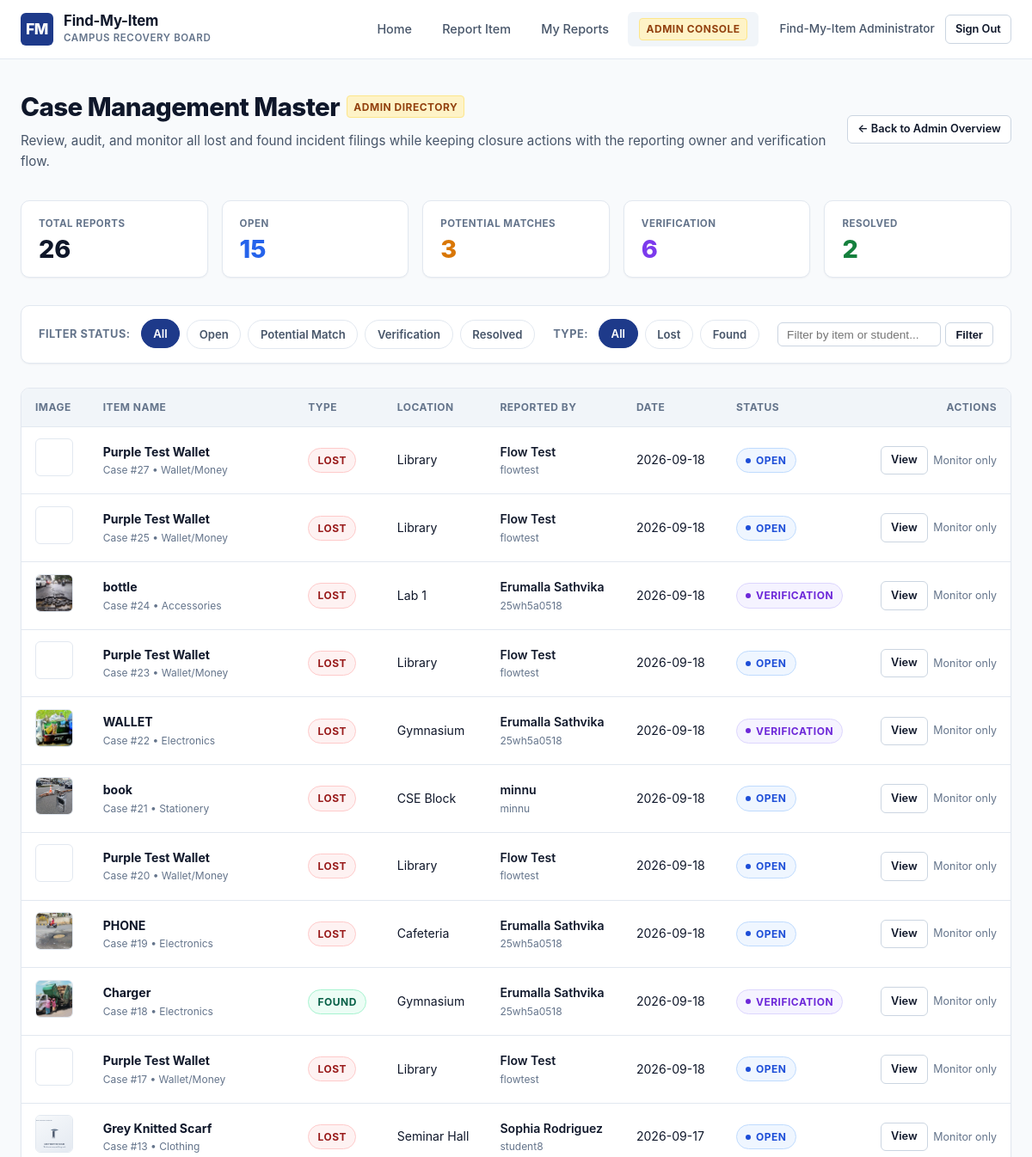
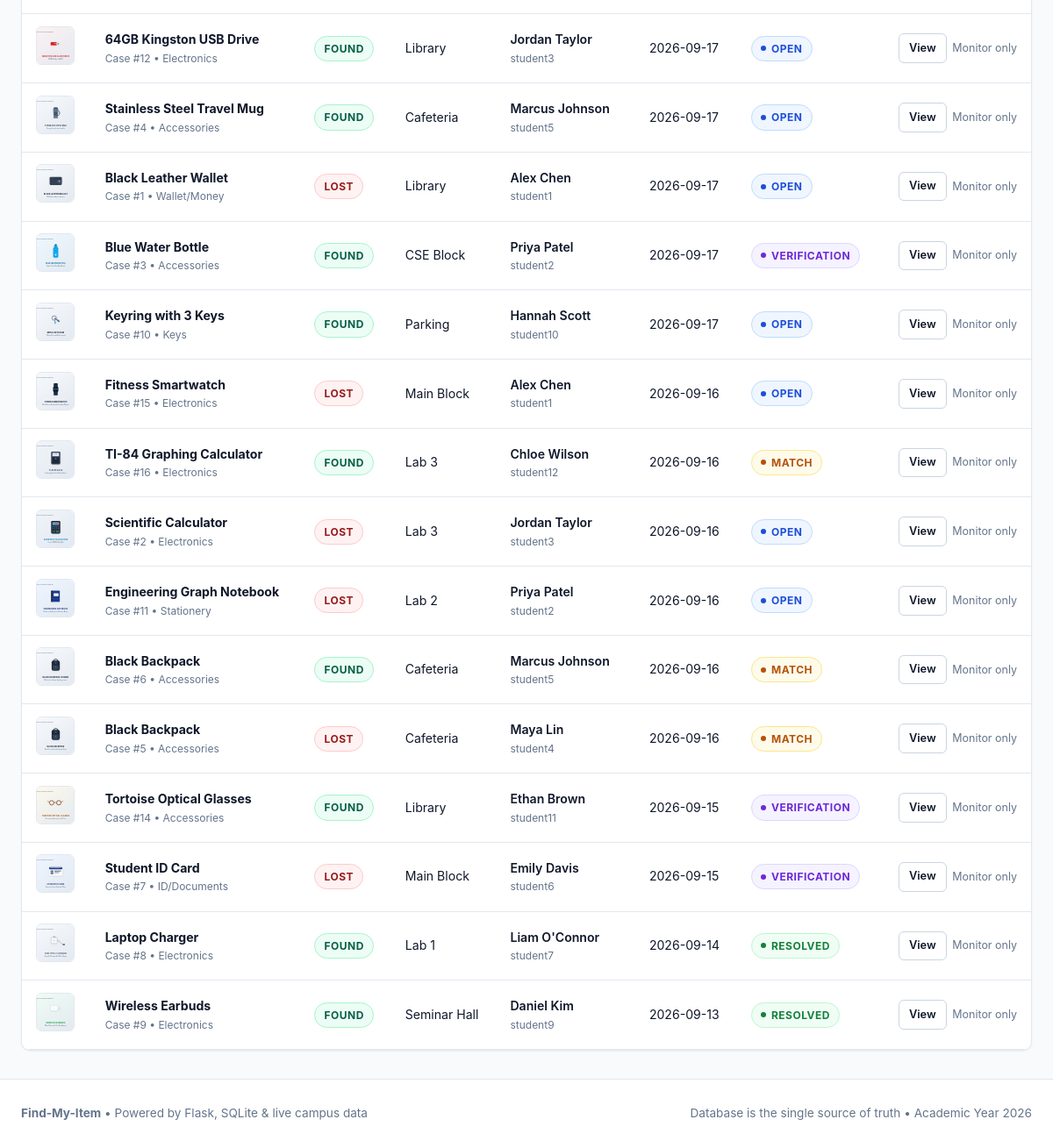
The page /admin/cases (signed in) on the database its author committed (2 pictures, top to bottom).
### tables this page shows
CREATE TABLE users (
    id INTEGER PRIMARY KEY AUTOINCREMENT,
    username TEXT UNIQUE NOT NULL,
    password_hash TEXT NOT NULL,
    role TEXT NOT NULL CHECK (role IN ('student', 'admin')),
    name TEXT NOT NULL,
    email TEXT NOT NULL,
    created_at TIMESTAMP DEFAULT CURRENT_TIMESTAMP
);

CREATE TABLE items (
    id INTEGER PRIMARY KEY AUTOINCREMENT,
    item_name TEXT NOT NULL,
    description TEXT,
    type TEXT NOT NULL CHECK (type IN ('Lost', 'Found')),
    category TEXT NOT NULL,
    location TEXT NOT NULL,
    date TEXT NOT NULL,
    contact TEXT NOT NULL,
    image_path TEXT,
    status TEXT NOT NULL DEFAULT 'Open' CHECK (status IN ('Open', 'Potential Match', 'Verification', 'Resolved')),
    reported_by INTEGER NOT NULL,
    created_at TIMESTAMP DEFAULT CURRENT_TIMESTAMP,
    updated_at TIMESTAMP DEFAULT CURRENT_TIMESTAMP, resolution_path TEXT CHECK (resolution_path IN ('SELF_RECOVERY', 'FOUND_BY_OTHER')),
    FOREIGN KEY (reported_by) REFERENCES users(id) ON DELETE CASCADE
);

### app.py (the view)
@app.route('/admin/cases')
@admin_required
def admin_cases():
    db = get_db()
    status_filter = request.args.get('status', 'All')
    type_filter = request.args.get('type', 'All')
    query_str = request.args.get('q', '').strip()
    sql = """
        SELECT items.*, users.name as reporter_name, users.username as reporter_username
        FROM items
        JOIN users ON items.reported_by = users.id
        WHERE 1=1
    """
    params = []
    if query_str:
        sql += " AND (items.item_name LIKE ? OR items.location LIKE ? OR users.name LIKE ?)"
        like_term = f"%{query_str}%"
        params.extend([like_term, like_term, like_term])
    if status_filter in ['Open', 'Potential Match', 'Verification', 'Resolved']:
        sql += " AND items.status = ?"
        params.append(status_filter)
    if type_filter in ['Lost', 'Found']:
        sql += " AND items.type = ?"
        params.append(type_filter)
    sql += " ORDER BY items.created_at DESC"
    cases = db.execute(sql, params).fetchall()
    stats = {
        'total': db.execute("SELECT COUNT(*) FROM items").fetchone()[0],
        'open': db.execute("SELECT COUNT(*) FROM items WHERE status = 'Open'").fetchone()[0],
        'matches': db.execute("SELECT COUNT(*) FROM items WHERE status = 'Potential Match'").fetchone()[0],
        'verification': db.execute("SELECT COUNT(*) FROM items WHERE status = 'Verification'").fetchone()[0],
        'resolved': db.execute("SELECT COUNT(*) FROM items WHERE status = 'Resolved'").fetchone()[0],
    }
    return render_template(
        'admin_cases.html',
        cases=cases,
        stats=stats,
        status_filter=status_filter,
        type_filter=type_filter,
        query_str=query_str
    )

### app.py (called while the page is built)
@app.before_request
def _ensure_schema():
    global _db_migrated
    if not _db_migrated:
        ensure_migrations()
        _db_migrated = True

def is_verified_admin():
    user_id = session.get('user_id')
    if not user_id or session.get('email', '').lower() != ADMIN_EMAIL:
        return False
    user = get_db().execute(
        "SELECT role, email FROM users WHERE id = ?", (user_id,)
    ).fetchone()
    return bool(
        user
        and user['role'] == 'admin'
        and user['email'].lower() == ADMIN_EMAIL
    )

@app.context_processor
def inject_globals():
    return {
        'current_user': {
            'id': session.get('user_id'),
            'username': session.get('username'),
            'role': session.get('role'),
            'name': session.get('name'),
            'email': session.get('email')
        } if 'user_id' in session else None,
        'is_verified_admin': is_verified_admin(),
        'locations': CAMPUS_LOCATIONS,
        'categories': CAMPUS_CATEGORIES,
        'now_year': datetime.now().year,
        'now_date': datetime.now().strftime('%Y-%m-%d'),
        'product_name': 'Find-My-Item'
    }

def admin_required(f):
    @wraps(f)
    def decorated_function(*args, **kwargs):
        if 'user_id' not in session:
            flash('Admin authentication required.', 'warning')
            return redirect(url_for('login', next=request.url))
        if not is_verified_admin():
            flash('Access denied. Administrator privileges required.', 'danger')
            return redirect(url_for('index'))
        return f(*args, **kwargs)
    return decorated_function

### database.py (called while the page is built)
def ensure_instance_dir():
    os.makedirs(INSTANCE_DIR, exist_ok=True)
    uploads_dir = os.path.join(BASE_DIR, 'static', 'uploads')
    os.makedirs(uploads_dir, exist_ok=True)

def get_db():
    ensure_instance_dir()
    if 'db' not in g:
        g.db = sqlite3.connect(DATABASE_PATH)
        g.db.row_factory = sqlite3.Row
        g.db.execute("PRAGMA foreign_keys = ON")
    return g.db

### templates/admin_cases.html (shortened to what this page needs)
{% extends 'base.html' %}
{% block content %}
<div style="display: flex; justify-content: space-between; align-items: center; margin-bottom: 2rem;">
  <div>
    <div style="display: flex; align-items: center; gap: 0.5rem; margin-bottom: 0.25rem;">
      <h1 style="font-size: 1.85rem; font-weight: 800; color: var(--text-primary); letter-spacing: -0.02em;">
        Case Management Master
      </h1>
      <span class="nav-admin-badge">Admin Directory</span>
    </div>
    <p style="font-size: 0.95rem; color: var(--text-secondary);">
      Review, audit, and monitor all lost and found incident filings while keeping closure actions with the reporting owner and verification flow.
    </p>
  </div>
  <a href="{{ url_for('admin_dashboard') }}" class="btn btn-secondary btn-sm">
    &larr; Back to Admin Overview
  </a>
</div>
<section class="metrics-ribbon" style="margin-bottom: 2rem;">
  <div class="metric-card">
    <span class="metric-title">Total Reports</span>
    <span class="metric-value">{{ stats.total }}</span>
  </div>
  <div class="metric-card">
    <span class="metric-title">Open</span>
    <span class="metric-value" style="color: var(--campus-blue);">{{ stats.open }}</span>
  </div>
  <div class="metric-card">
    <span class="metric-title">Potential Matches</span>
    <span class="metric-value" style="color: #d97706;">{{ stats.matches }}</span>
  </div>
  <div class="metric-card">
    <span class="metric-title">Verification</span>
    <span class="metric-value" style="color: #7c3aed;">{{ stats.verification }}</span>
  </div>
  <div class="metric-card">
    <span class="metric-title">Resolved</span>
    <span class="metric-value" style="color: var(--status-resolved-text);">{{ stats.resolved }}</span>
  </div>
</section>
<div class="filter-bar" style="margin-bottom: 1.75rem;">
  <div class="filter-row">
    <div class="filter-group">
      <span class="filter-label">Filter Status:</span>
      <a href="{{ url_for('admin_cases', status='All', type=type_filter, q=query_str) }}" class="filter-pill {% if status_filter == 'All' %}active{% endif %}">All</a>
      <a href="{{ url_for('admin_cases', status='Open', type=type_filter, q=query_str) }}" class="filter-pill {% if status_filter == 'Open' %}active{% endif %}">Open</a>
      <a href="{{ url_for('admin_cases', status='Potential Match', type=type_filter, q=query_str) }}" class="filter-pill {% if status_filter == 'Potential Match' %}active{% endif %}">Potential Match</a>
      <a href="{{ url_for('admin_cases', status='Verification', type=type_filter, q=query_str) }}" class="filter-pill {% if status_filter == 'Verification' %}active{% endif %}">Verification</a>
      <a href="{{ url_for('admin_cases', status='Resolved', type=type_filter, q=query_str) }}" class="filter-pill {% if status_filter == 'Resolved' %}active{% endif %}">Resolved</a>
    </div>
    <div class="filter-group">
      <span class="filter-label">Type:</span>
      <a href="{{ url_for('admin_cases', type='All', status=status_filter, q=query_str) }}" class="filter-pill {% if type_filter == 'All' %}active{% endif %}">All</a>
      <a href="{{ url_for('admin_cases', type='Lost', status=status_filter, q=query_str) }}" class="filter-pill {% if type_filter == 'Lost' %}active{% endif %}">Lost</a>
      <a href="{{ url_for('admin_cases', type='Found', status=status_filter, q=query_str) }}" class="filter-pill {% if type_filter == 'Found' %}active{% endif %}">Found</a>
    </div>
    <div class="filter-group">
      <form method="GET" action="{{ url_for('admin_cases') }}" style="display: flex; gap: 0.35rem;">
        <input
          type="text"
          name="q"
          placeholder="Filter by item or student..."
          value="{{ query_str }}"
          class="form-control"
          style="padding: 0.35rem 0.65rem; font-size: 0.85rem; width: 190px;"
        />
        <button type="submit" class="btn btn-secondary btn-sm">Filter</button>
      </form>
    </div>
  </div>
</div>
{% if cases %}
  <div class="data-table-card">
    <div class="table-responsive">
      <table class="table" id="adminCasesTable">
        <thead>
          <tr>
            <th>Image</th>
            <th>Item Name</th>
            <th>Type</th>
            <th>Location</th>
            <th>Reported By</th>
            <th>Date</th>
            <th>Status</th>
            <th style="text-align: right;">Actions</th>
          </tr>
        </thead>
        <tbody>
          {% for c in cases %}
            <tr id="admin-row-{{ c.id }}">
              <td>
                <img src="{{ c.image_path }}" alt="{{ c.item_name }}" class="table-thumb" />
              </td>
              <td>
                <a href="{{ url_for('item_detail', item_id=c.id) }}" style="font-weight: 700; color: var(--text-primary);">
                  {{ c.item_name }}
                </a>
                <div style="font-size: 0.75rem; color: var(--text-muted);">
                  Case #{{ c.id }} &bull; {{ c.category }}
                </div>
              </td>
              <td>
                <span class="badge {% if c.type == 'Lost' %}badge-type-lost{% else %}badge-type-found{% endif %}">
                  {{ c.type }}
                </span>
              </td>
              <td>{{ c.location }}</td>
              <td>
                <div style="font-weight: 600;">{{ c.reporter_name }}</div>
                <div style="font-size: 0.75rem; color: var(--text-muted);">{{ c.reporter_username }}</div>
              </td>
              <td>{{ c.date }}</td>
              <td>
                {% if c.status == 'Open' %}
                  <span class="badge badge-open"><span class="badge-dot"></span> OPEN</span>
                {% elif c.status == 'Potential Match' %}
                  <span class="badge badge-potential-match"><span class="badge-dot"></span> MATCH</span>
                {% elif c.status == 'Verification' %}
                  <span class="badge badge-verification"><span class="badge-dot"></span> VERIFICATION</span>
                {% elif c.status == 'Resolved' %}
                  <span class="badge badge-resolved"><span class="badge-dot"></span> RESOLVED</span>
                {% endif %}
              </td>
              <td style="text-align: right; white-space: nowrap;">
                <div style="display: inline-flex; gap: 0.4rem; align-items: center;">
                  <a href="{{ url_for('item_detail', item_id=c.id) }}" class="btn btn-secondary btn-sm" id="btnAdminView-{{ c.id }}">
                    View
                  </a>
                  <span style="font-size:.78rem;color:var(--text-muted);">Monitor only</span>
                </div>
              </td>
            </tr>
          {% endfor %}
        </tbody>
      </table>
    </div>
  </div>
{% endif %}
{% endblock %}

### templates/base.html (shortened to what this page needs)
<!DOCTYPE html>
<html lang="en">
<head>
  <link rel="stylesheet" href="{{ url_for('static', filename='css/style.css') }}">
</head>
<body>
  <header class="site-header">
    <div class="header-container">
      <a href="{{ url_for('index') }}" class="brand-wrapper" id="brandLogo">
        <div class="brand-icon">FM</div>
        <div class="brand-text">
          <span class="brand-title">Find-My-Item</span>
          <span class="brand-subtitle">Campus Recovery Board</span>
        </div>
      </a>
      <nav class="main-nav">
        <ul class="nav-links">
          <li class="nav-item">
            <a href="{{ url_for('index') }}" class="{% if request.endpoint == 'index' %}active{% endif %}" id="navHome">
              Home
            </a>
          </li>
          <li class="nav-item">
            <a href="{{ url_for('report_item') }}" class="{% if request.endpoint == 'report_item' %}active{% endif %}" id="navReport">
              Report Item
            </a>
          </li>
          {% if current_user %}
            <li class="nav-item">
              <a href="{{ url_for('my_reports') }}" class="{% if request.endpoint == 'my_reports' %}active{% endif %}" id="navMyReports">
                My Reports
              </a>
            </li>
            {% if is_verified_admin %}
              <li class="nav-item">
                <a href="{{ url_for('admin_dashboard') }}" class="{% if 'admin' in request.endpoint %}active{% endif %}" id="navAdmin">
                  <span class="nav-admin-badge">Admin Console</span>
                </a>
              </li>
            {% endif %}
          {% endif %}
        </ul>
        <div class="nav-actions">
          {% if current_user %}
            <span style="font-size: 0.85rem; color: var(--text-secondary); font-weight: 500;">
              {{ current_user.name }}
            </span>
            <a href="{{ url_for('logout') }}" class="btn btn-secondary btn-sm" id="logoutBtn">
              Sign Out
            </a>
          {% else %}
            <a href="{{ url_for('signup') }}" class="btn btn-secondary btn-sm" id="signupNavBtn">Sign Up</a>
            <a href="{{ url_for('login') }}" class="btn btn-primary btn-sm" id="loginNavBtn">
              Sign In
            </a>
          {% endif %}
        </div>
      </nav>
    </div>
  </header>
  <main class="page-container">
    {% block content %}{% endblock %}
  </main>
  <footer class="site-footer">
    <div class="footer-container">
      <div>
        <strong>Find-My-Item</strong> &bull; Powered by Flask, SQLite &amp; live campus data
      </div>
      <div>
        Database is the single source of truth &bull; Academic Year {{ now_year }}
      </div>
    </div>
  </footer>
</body>
</html>

### rows shown on the page
users: name "Find-My-Item Administrator"
items: image_path (picture), item_name "Purple Test Wallet", id "27", category "Wallet/Money", type "LOST", location "Library", reporter_name "Flow Test", reporter_username "flowtest", date "2026-09-18", status "Open" (drawn)
items: image_path (picture), item_name "Purple Test Wallet", id "25", category "Wallet/Money", type "LOST", location "Library", reporter_name "Flow Test", reporter_username "flowtest", date "2026-09-18", status "Open" (drawn)
items: image_path (picture), item_name "bottle", id "24", category "Accessories", type "LOST", location "Lab 1", reporter_name "Erumalla Sathvika", reporter_username "25wh5a0518", date "2026-09-18", status "Verification" (drawn)
items: image_path (picture), item_name "Purple Test Wallet", id "23", category "Wallet/Money", type "LOST", location "Library", reporter_name "Flow Test", reporter_username "flowtest", date "2026-09-18", status "Open" (drawn)
items: image_path (picture), item_name "WALLET", id "22", category "Electronics", type "LOST", location "Gymnasium", reporter_name "Erumalla Sathvika", reporter_username "25wh5a0518", date "2026-09-18", status "Verification" (drawn)
items: image_path (picture), item_name "book", id "21", category "Stationery", type "LOST", location "CSE Block", reporter_name "minnu", reporter_username "minnu", date "2026-09-18", status "Open" (drawn)
items: image_path (picture), item_name "Purple Test Wallet", id "20", category "Wallet/Money", type "LOST", location "Library", reporter_name "Flow Test", reporter_username "flowtest", date "2026-09-18", status "Open" (drawn)
items: image_path (picture), item_name "PHONE", id "19", category "Electronics", type "LOST", location "Cafeteria", reporter_name "Erumalla Sathvika", reporter_username "25wh5a0518", date "2026-09-18", status "Open" (drawn)
items: image_path (picture), item_name "Charger", id "18", category "Electronics", type "FOUND", location "Gymnasium", reporter_name "Erumalla Sathvika", reporter_username "25wh5a0518", date "2026-09-18", status "Verification" (drawn)
items: image_path (picture), item_name "Purple Test Wallet", id "17", category "Wallet/Money", type "LOST", location "Library", reporter_name "Flow Test", reporter_username "flowtest", date "2026-09-18", status "Open" (drawn)
items: image_path (picture), item_name "Grey Knitted Scarf", id "13", category "Clothing", type "LOST", location "Seminar Hall", reporter_name "Sophia Rodriguez", reporter_username "student8", date "2026-09-17", status "Open" (drawn)
items: image_path (picture), item_name "64GB Kingston USB Drive", id "12", category "Electronics", type "FOUND", location "Library", reporter_name "Jordan Taylor", reporter_username "student3", date "2026-09-17", status "Open" (drawn)
items: image_path (picture), item_name "Stainless Steel Travel Mug", id "4", category "Accessories", type "FOUND", location "Cafeteria", reporter_name "Marcus Johnson", reporter_username "student5", date "2026-09-17", status "Open" (drawn)
items: image_path (picture), item_name "Black Leather Wallet", id "1", category "Wallet/Money", type "LOST", location "Library", reporter_name "Alex Chen", reporter_username "student1", date "2026-09-17", status "Open" (drawn)
items: image_path (picture), item_name "Blue Water Bottle", id "3", category "Accessories", type "FOUND", location "CSE Block", reporter_name "Priya Patel", reporter_username "student2", date "2026-09-17", status "Verification" (drawn)
items: image_path (picture), item_name "Keyring with 3 Keys", id "10", category "Keys", type "FOUND", location "Parking", reporter_name "Hannah Scott", reporter_username "student10", date "2026-09-17", status "Open" (drawn)
items: image_path (picture), item_name "Fitness Smartwatch", id "15", category "Electronics", type "LOST", location "Main Block", reporter_name "Alex Chen", reporter_username "student1", date "2026-09-16", status "Open" (drawn)
items: image_path (picture), item_name "TI-84 Graphing Calculator", id "16", category "Electronics", type "FOUND", location "Lab 3", reporter_name "Chloe Wilson", reporter_username "student12", date "2026-09-16", status "Potential Match" (drawn)
items: image_path (picture), item_name "Scientific Calculator", id "2", category "Electronics", type "LOST", location "Lab 3", reporter_name "Jordan Taylor", reporter_username "student3", date "2026-09-16", status "Open" (drawn)
items: image_path (picture), item_name "Engineering Graph Notebook", id "11", category "Stationery", type "LOST", location "Lab 2", reporter_name "Priya Patel", reporter_username "student2", date "2026-09-16", status "Open" (drawn)
items: image_path (picture), item_name "Black Backpack", id "6", category "Accessories", type "FOUND", location "Cafeteria", reporter_name "Marcus Johnson", reporter_username "student5", date "2026-09-16", status "Potential Match" (drawn)
items: image_path (picture), item_name "Black Backpack", id "5", category "Accessories", type "LOST", location "Cafeteria", reporter_name "Maya Lin", reporter_username "student4", date "2026-09-16", status "Potential Match" (drawn)
items: image_path (picture), item_name "Tortoise Optical Glasses", id "14", category "Accessories", type "FOUND", location "Library", reporter_name "Ethan Brown", reporter_username "student11", date "2026-09-15", status "Verification" (drawn)
items: image_path (picture), item_name "Student ID Card", id "7", category "ID/Documents", type "LOST", location "Main Block", reporter_name "Emily Davis", reporter_username "student6", date "2026-09-15", status "Verification" (drawn)
items: image_path (picture), item_name "Laptop Charger", id "8", category "Electronics", type "FOUND", location "Lab 1", reporter_name "Liam O'Connor", reporter_username "student7", date "2026-09-14", status "Resolved" (drawn)
items: image_path (picture), item_name "Wireless Earbuds", id "9", category "Electronics", type "FOUND", location "Seminar Hall", reporter_name "Daniel Kim", reporter_username "student9", date "2026-09-13", status "Resolved" (drawn)

### other values the page prints
{{ stats.total }} "26"
{{ stats.open }} "15"
{{ stats.matches }} "3"
{{ stats.verification }} "6"
{{ stats.resolved }} "2"
